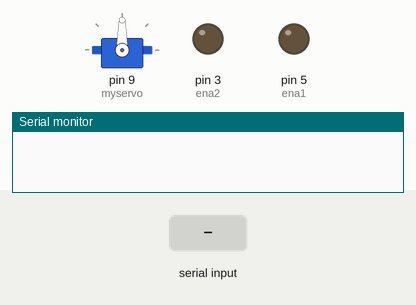
A sketch run on a simulated Arduino Uno, built with avr-gcc and run on an emulated ATmega328P. Shown: servo, output pins drawn as LEDs (lit = HIGH), the last lines printed to the serial monitor. The inputs (shaded band) are chosen by the test bench.

Above: at 1.2 s.
1.3 s: "90,45\n" received over Serial
At 2.2 s:
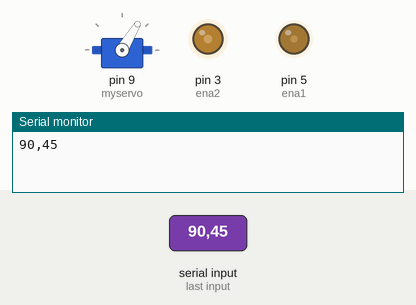
2.8 s: "200\n" received over Serial
At 3.3 s:
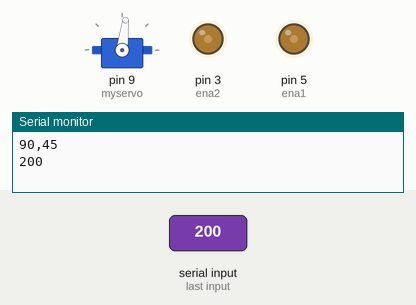
4.3 s: "90\n" received over Serial
At 5.6 s:
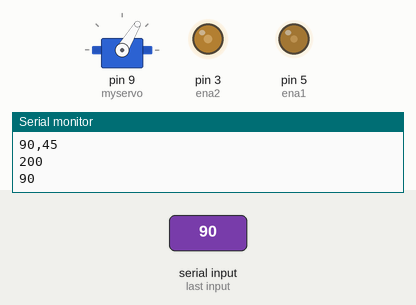
Timing chart, 0 to 7.3 s (numbered marks = the images above; inputs shaded):
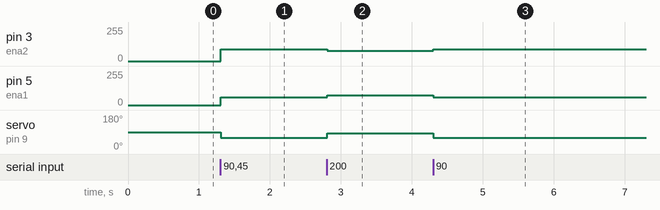

The sketch:

Arduino.ino
```cpp
#include <Servo.h>

Servo myservo;
const int m1 = 10;
const int m2 = 11;
const int ena1 = 5;
const int ena2 = 3;

int mid;
String data;

void setup()
{
  Serial.begin(9600);
  myservo.attach(9);
  myservo.write(90);
}
void loop() {
  if (Serial.available() > 0)
  {
   data = Serial.readStringUntil('\n');
   Serial.println(data);
   int num = data.toInt();
   mid = map(num, 0, 640, 40, 180);
   myservo.write(mid);

   int l2 = map(num, 640, 0, 25, 100);
   int l1 = map(num, 640, 0, 130, 45);

   digitalWrite(m1, HIGH);
   digitalWrite(m2, HIGH);

   analogWrite(ena1, l1);
   analogWrite(ena2, l2);

  }
}
```

Measured:
- after the input at 1.3 s, pin 3 (ena2): 0/255 → 89/255 at once; pin 5 (ena1): 0/255 → 57/255 at once; servo on pin 9 (myservo): 90° → 59° at once
- after the input at 2.8 s, pin 3 (ena2): 89/255 → 76/255 at once; pin 5 (ena1): 57/255 → 72/255 at once; servo on pin 9 (myservo): 59° → 83° at once
- after the input at 4.3 s, pin 3 (ena2): 76/255 → 89/255 at once; pin 5 (ena1): 72/255 → 57/255 at once; servo on pin 9 (myservo): 83° → 59° at once
